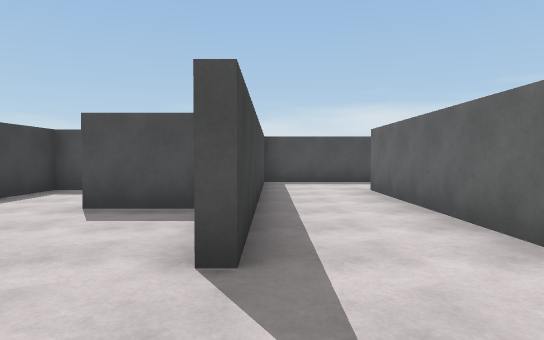
view 1 (above)

24 first-person views from a walk through a Unity game level. The camera is 1.3 m above the floor, tilts 2° down and sees 75° across. The floor is counted in squares, 2 m on a side. Each view is taken from the middle of a square. On the plan, view 1 faces up. The plan holds only what a view shows up to about 10 squares ahead; the rest is blank. The place goes on beyond the plan. The player is left out.

view 2
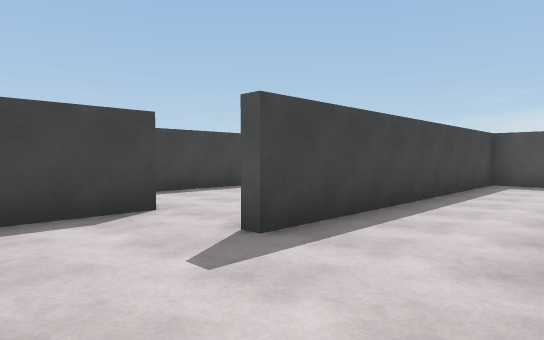

view 3
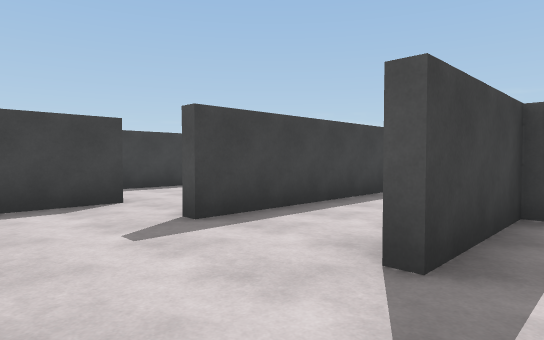

view 4
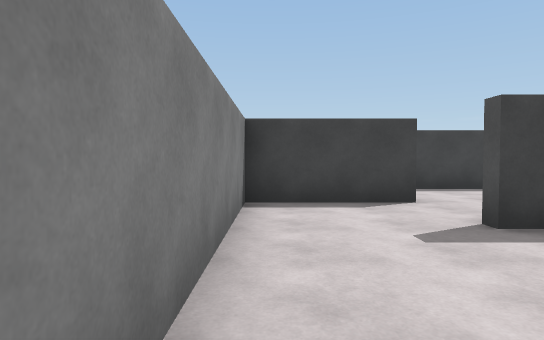

view 5
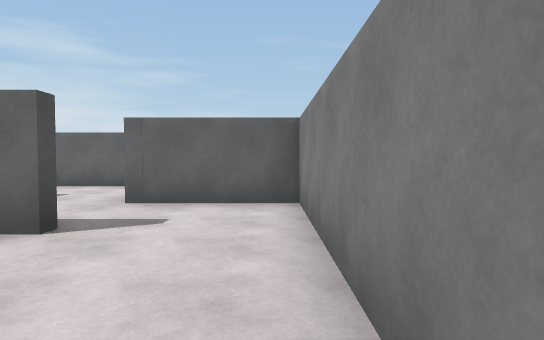

view 6
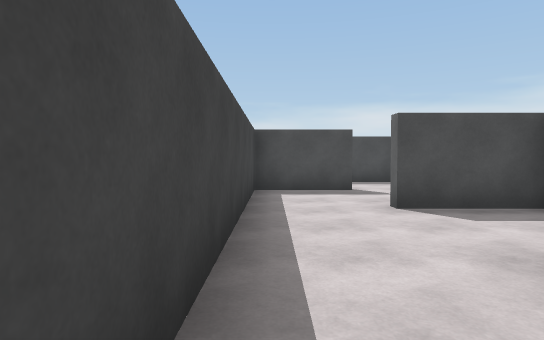

view 7
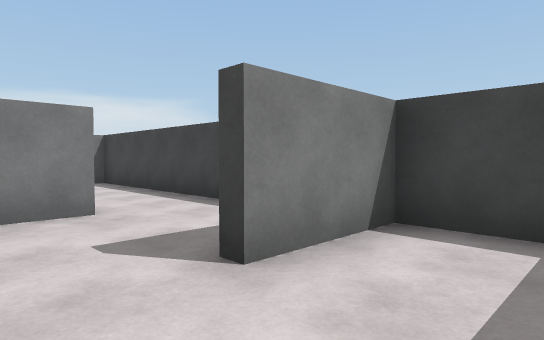

view 8
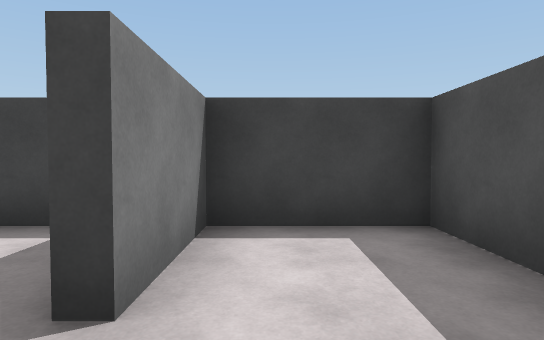

view 9
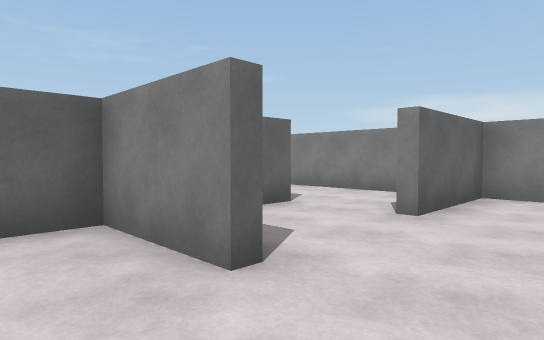

view 10
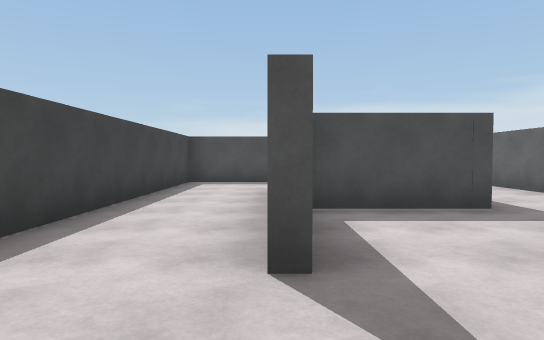

view 11
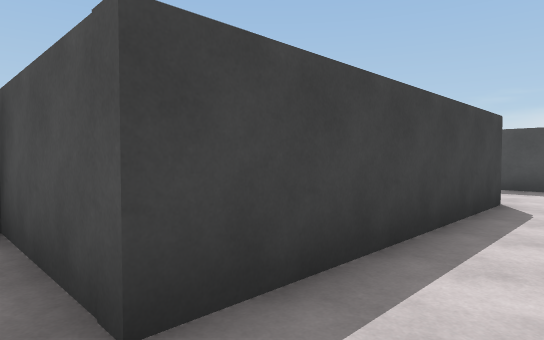

view 12
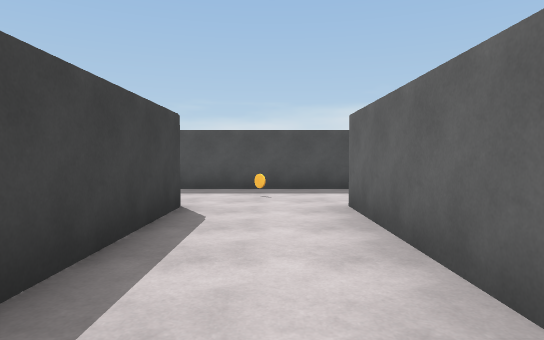

view 13
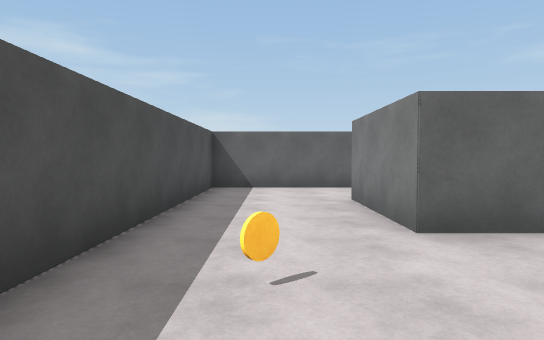

view 14
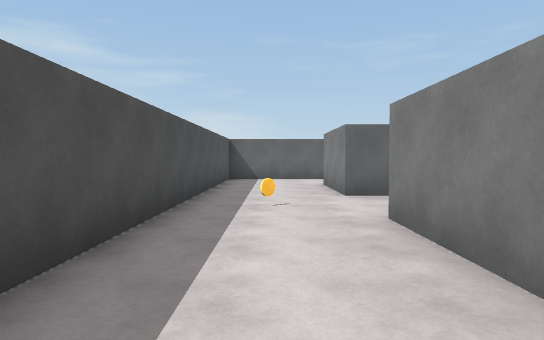

view 15
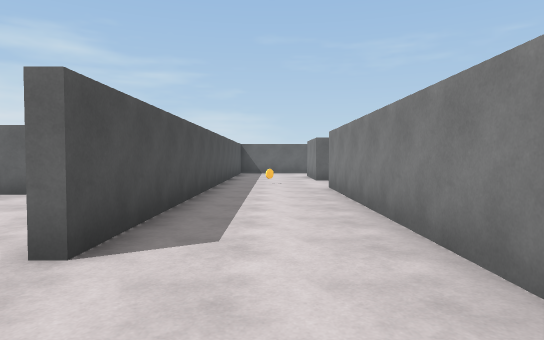

view 16
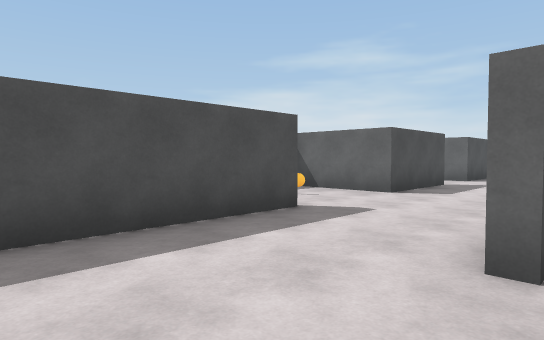

view 17
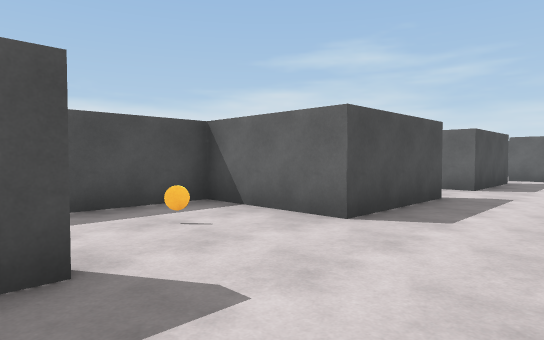

view 18
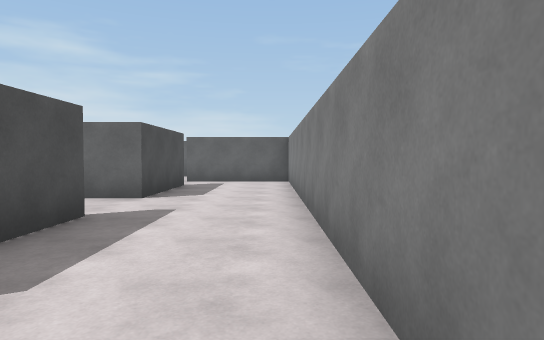

view 19
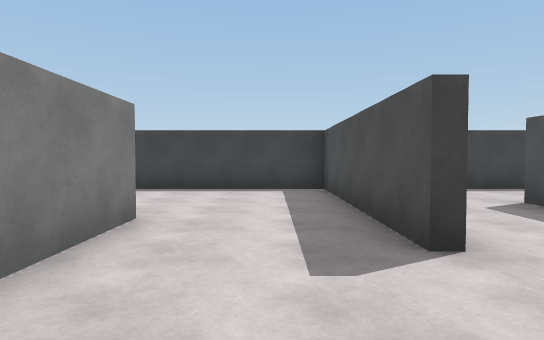

view 20
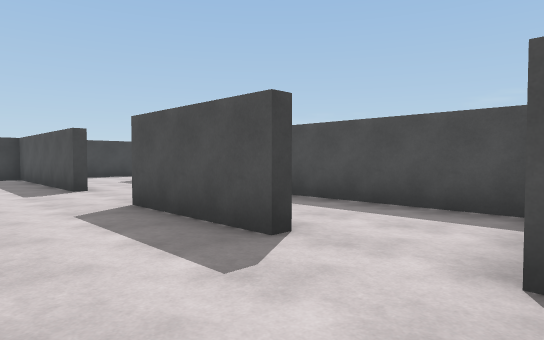

view 21
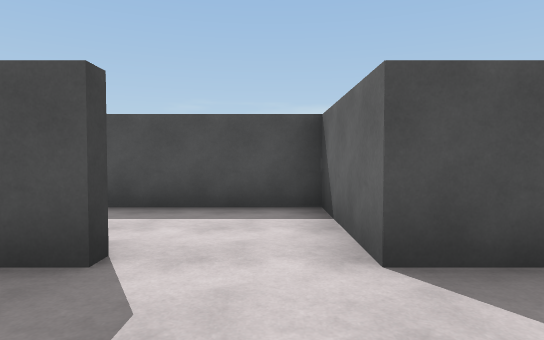

view 22
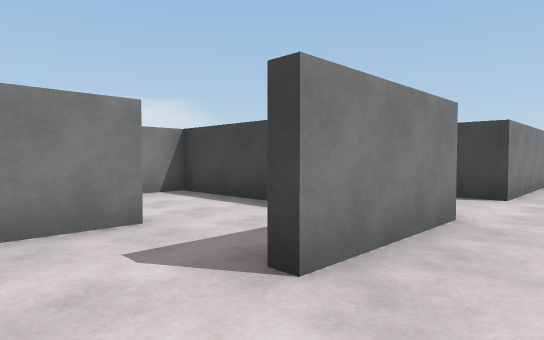

view 23
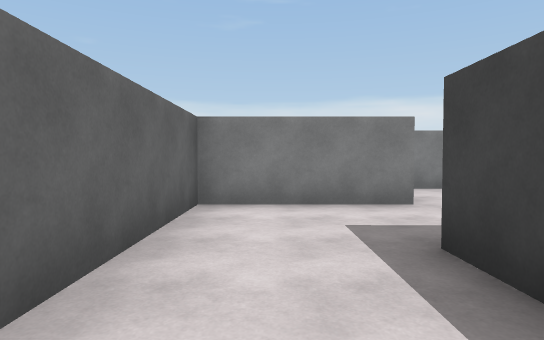

view 24
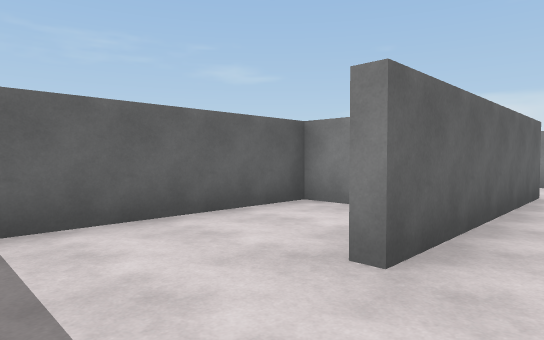

### Floor plan
Points are (right, up) in squares from view 1. A wall is a line through its corners. A room is listed if a view was taken in it or the views show most of it. See-through windows are left out.
Room 1 (views 1, 5, 24)
walls: (-0.5, 4.5) (-1.5, 4.5); (2, 1.9) (2, 7.1); (-0.5, 2) (-0.5, 2.6); (-2.1, 2.1) (-2.1, -0.4) (1.6, -0.4); (2.8, 9.5) (-0.2, 9.5) (-0.2, 2)
ways out: opening at (2, 0.5) to room 2; opening at (-2, 3) to room 3; opening at (2, 8.5) to room 9
Room 2 (views 2, 3, 4, 10)
walls: (1.6, -0.4) (4, -0.4) (4, 2.1)
ways out: opening at (2, 0.5) to room 1; opening at (3, 2) to room 12
Room 3 (view 6)
walls: (-4.3, 4.6) (-4.3, -0.4) (-2.4, -0.4) (-2.4, 2.1); (-1.5, 4.5) (-2.5, 4.5)
ways out: opening at (-2, 3) to room 1; opening at (-3.5, 4) to room 5
Room 4 (views 7, 8)
walls: (-0.8, 9.5) (-4.3, 9.5) (-4.3, 7.4) (-2.4, 7.4)
ways out: opening at (-1.5, 7) to room 5
Room 5 (view 9)
walls: (-2.4, 7.1) (-4.3, 7.1) (-4.3, 4.6); (-2.5, 4.7) (-0.5, 4.7) (-0.5, 5.6)
ways out: opening at (-3.5, 4) to room 3; opening at (-1.5, 7) to room 4
Room 6 (views 11, 12, 13, 14, 22, 23)
walls: (11.7, 10.4) (11.7, 12.3) (-0.9, 12.3); (-0.5, 9.8) (4.8, 9.8) (4.8, 4.5); (5.5, 2.1) (7, 2.1) (7, 9.8) (9.6, 9.8)
ways out: opening at (0, 11) to room 7; opening at (10.5, 10) to room 10; opening at (4.5, 3) to room 12
objects: orange disc (6, 11)
Room 7 (views 15, 16, 17)
walls: (-0.9, 12.5) (0.6, 12.5); (-1.5, 9.8) (-0.5, 9.8); (0.6, 15.1) (-4.3, 15.1) (-4.3, 11.1)
ways out: opening at (0, 11) to room 6; opening at (0, 13.5) to room 8
Room 8 (views 18, 19, 20, 21)
walls: (6, 15.1) (3.2, 15.1); (10.4, 15.1) (7.7, 15.1); (0.6, 12.5) (11.7, 12.5) (11.7, 15.4)
ways out: opening at (0, 13.5) to room 7; opening at (6.5, 15) to room 11; opening at (1.5, 15); opening at (11, 15)
Room 9 (no view inside)
walls: (3.6, 4.7) (4.5, 4.7) (4.5, 8.6)
ways out: opening at (2, 8.5) to room 1
Room 10 (no view inside)
walls: (9.4, 7.6) (10.6, 7.6); (11.7, 9.2) (11.7, 10.4)
ways out: opening at (10.5, 10) to room 6; opening at (8.5, 7)
Room 11 (no view inside)
walls: (7.7, 15.1) (7.7, 17.6) (3.9, 17.6)
ways out: opening at (6.5, 15) to room 8
Room 12 (no view inside)
walls: (4, 2.1) (5.5, 2.1); (4.8, 4.5) (2.2, 4.5) (2.2, 1.9)
ways out: opening at (3, 2) to room 2; opening at (4.5, 3) to room 6

Positions as (right, up) in squares from view 1, and headings:
1: (0, 0), facing up
2: (2, 0), facing up-left
3: (3, 0), facing up-left
4: (3, 0), facing left
5: (-1, 0), facing right
6: (-4, 0), facing up
7: (-1, 9), facing down-left
8: (-1, 8), facing left
9: (-4, 6), facing down-right
10: (2, 0), facing up
11: (6, 4), facing up-left
12: (6, 5), facing up
13: (4, 11), facing right
14: (1, 11), facing right
15: (-3, 11), facing right
16: (-3, 12), facing up-right
17: (0, 13), facing up-right
18: (2, 13), facing right
19: (3, 14), facing left
20: (8, 13), facing up-left
21: (7, 13), facing up
22: (11, 11), facing down-left
23: (6, 7), facing down
24: (1, 9), facing down-right
